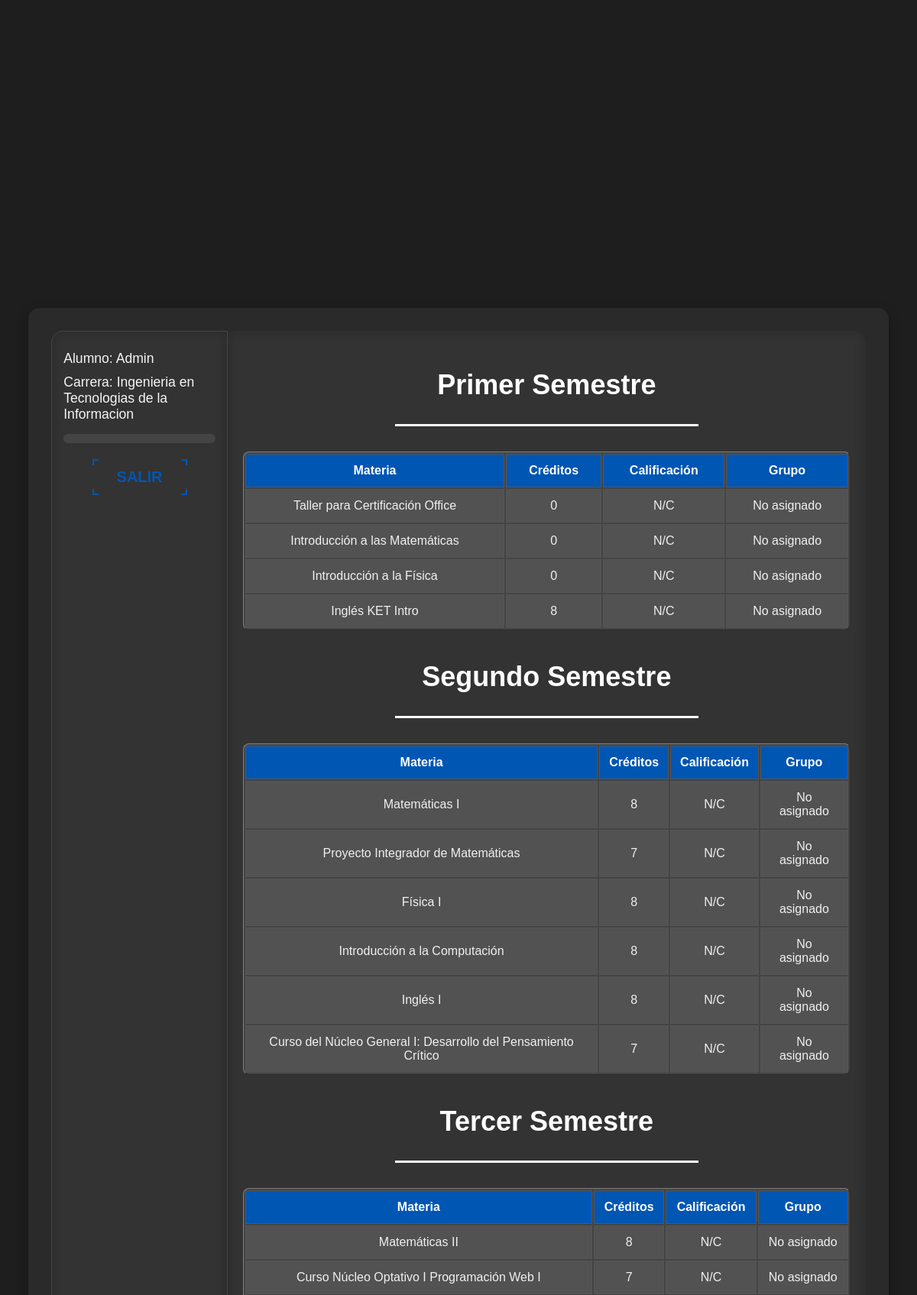
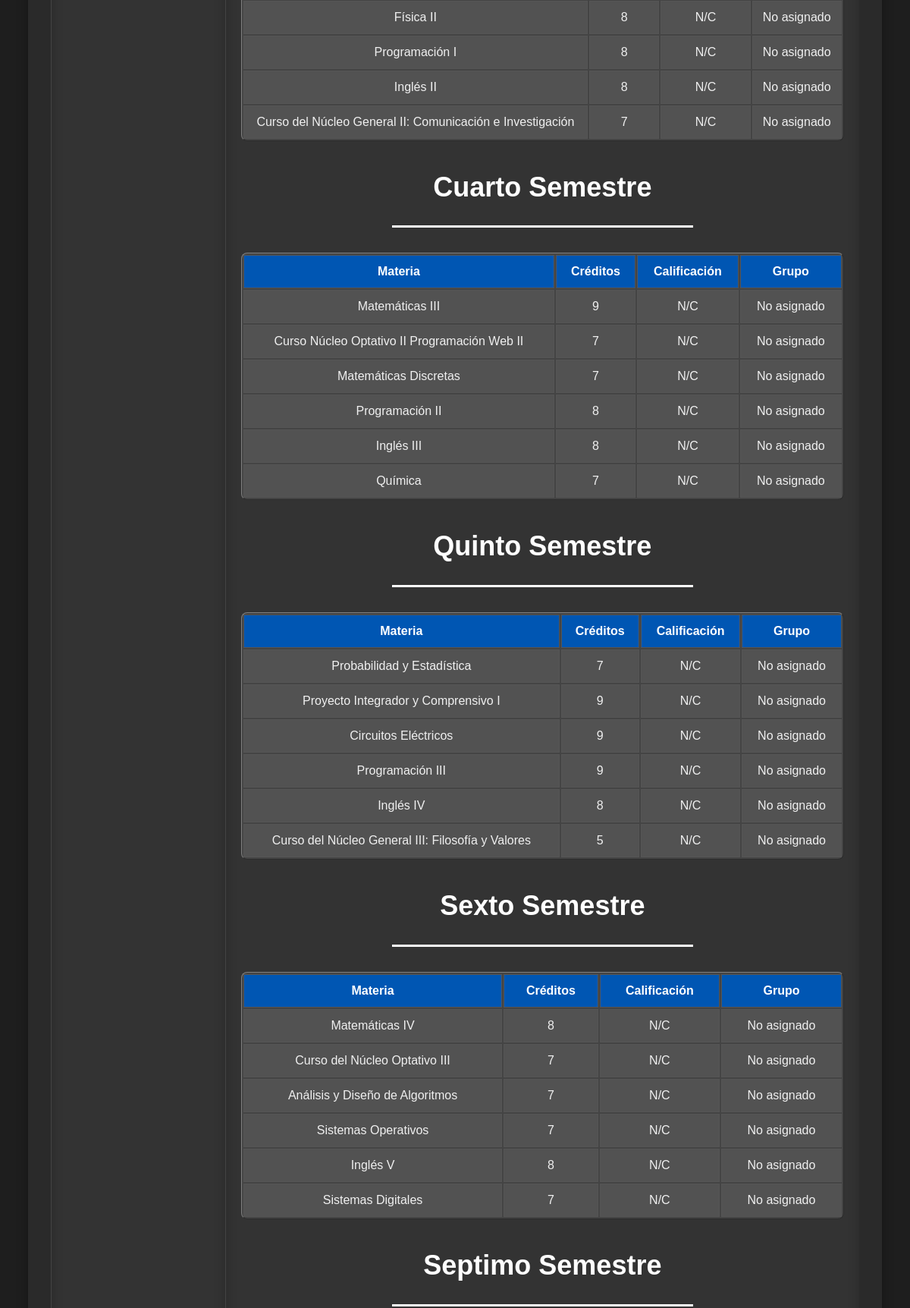
Page /cardex.php (upper part) on the committed database (2 pictures, top to bottom).
### tables this page shows
CREATE TABLE `usuarios` (
  `matricula` int(11) NOT NULL,
  `nombre_completo` text NOT NULL,
  `carrera` int(11) NOT NULL,
  `generacion` int(11) NOT NULL,
  `semestre` int(11) NOT NULL,
  `username` text NOT NULL,
  `password` text NOT NULL,
  `tipo` int(11) NOT NULL
);

CREATE TABLE `carreras` (
  `carrera` int(11) NOT NULL,
  `nombre` text NOT NULL,
  `semestres` int(11) NOT NULL
);

CREATE TABLE `materias` (
  `materia` int(11) NOT NULL,
  `nombre_materia` text NOT NULL,
  `clave_materia` text NOT NULL,
  `numero_horas` int(11) NOT NULL,
  `creditos` int(11) NOT NULL,
  `semestre` int(11) NOT NULL,
  `materia_anterior` int(11) DEFAULT NULL,
  `area` int(11) NOT NULL,
  `carrera` int(11) NOT NULL
);

### cardex.php (the view, shortened to what this page needs)
<!DOCTYPE html>
<html lang="en">
<head>
    <link rel="stylesheet" type="text/css" href="Kardex.css" />
</head>
<body>
    <div class="container">
        <div class="info">
            <?php
                $var_alumno = $_COOKIE['matri'];
                $server = 'localhost';
                $user = 'root';
                $pass = '';
                $database = 'mysql';
                $link = mysqli_connect($server, $user, $pass, $database);
                mysqli_set_charset($link, "utf8");
                $database = 't15a_proyecto';
                mysqli_select_db($link, $database);
                $cadQuery = "SELECT usuarios.nombre_completo, carreras.nombre, carreras.carrera
                    FROM usuarios
                    INNER JOIN carreras ON usuarios.carrera = carreras.carrera
                    WHERE matricula = '$var_alumno'";
                $query = mysqli_query($link, $cadQuery);
                $row = mysqli_fetch_assoc($query);
                echo "<p>Alumno: " . $row['nombre_completo'] . "</p>";
                echo "<p>Carrera: " .$row['nombre'] . "</p>";
                echo "<hr>";
                echo '<button><a href="Menu.php"><span>Salir</span></a></button>';
            ?>
        </div>
        <div class="tablas">
            <?php
            for ($i = 0; $i < 10; $i++) {
                switch ($i) {
                    case 0:
                        echo "<div class='sm'><h2>Primer Semestre</h2></div>";
                        break;
                    case 1:
                        echo "<div class='sm'><h2>Segundo Semestre</h2></div>";
                        break;
                    case 2:
                        echo "<div class='sm'><h2>Tercer Semestre</h2></div>";
                        break;
                    case 3:
                        echo "<div class='sm'><h2>Cuarto Semestre</h2></div>";
                        break;
                    case 4:
                        echo "<div class='sm'><h2>Quinto Semestre</h2></div>";
                        break;
                    case 5:
                        echo "<div class='sm'><h2>Sexto Semestre</h2></div>";
                        break;
                    case 6:
                        echo "<div class='sm'><h2>Septimo Semestre</h2></div>";
                        break;
                    case 7:
                        echo "<div class='sm'><h2>Octavo Semestre</h2></div>";
                        break;
                    case 8:
                        echo "<div class='sm'><h2>Noveno Semestre</h2></div>";
                        break;
                }
                echo "<br><table border='1'>
                    <tr>
                        <th>Materia</th>
                        <th>Créditos</th>
                        <th>Calificación</th>
                        <th>Grupo</th>
                    </tr>";
                $pull_materias = "SELECT nombre_materia, creditos, materia FROM materias WHERE semestre = $i AND carrera = '" . $row['carrera'] . "'";
                $result = mysqli_query($link, $pull_materias);
                if ($result && mysqli_num_rows($result) > 0) {
                    while ($fila = mysqli_fetch_assoc($result)) {
                        $final = "N/C";
                        $clave_grupo = "No asignado";
                        echo "<tr>
                                 <td>" . htmlspecialchars($fila["nombre_materia"],ENT_QUOTES, 'UTF-8'). "</td>
                                <td>" . $fila["creditos"] . "</td>
                                <td>" . $final . "</td>
                                <td>" . $clave_grupo . "</td>
                            </tr>";
                    }
                }
                echo "</table>";
            }
            ?>
        </div>
    </div>
</body>
</html>

### Kardex.css (style rules this page uses)
body { background-color: #1e1e1e; height: 100vh; display: flex; justify-content: center; align-items: center; color: #e0e0e0; font-family: "Anek Malayalam", sans-serif; font-optical-sizing: auto; font-weight: 400; font-style: normal; font-variation-settings: "wdth" 100; }
.container { background-color: #2a2a2a; display: flex; gap: 0px; padding: 30px; border-radius: 15px; width: 90%; max-height: 85vh; box-shadow: 0 5px 15px rgba(0, 0, 0, 0.3); }
.info { flex: 1; padding: 15px; border: 1px solid #444; border-radius: 15px 0 0 15px; background-color: #333; width: 30%; box-shadow: inset 0 0 15px rgba(0, 0, 0, 0.2); color: #f5f5f5; }
.info p { margin: 10px 0; font-size: 1.1em; }
.info > hr { padding: 5px; border-radius: 10px; background-color: #444; margin: 15px 0; border: none; height: 2px; }
a { position: relative; display: inline-block; padding: 10px 30px; border: 2px solid #0056b3; text-transform: uppercase; color: #0056b3; text-decoration: none; font-weight: 600; font-size: 20px; }
a::before { content: ''; position: absolute; top: 6px; left: -2px; width: calc(100% + 4px); height: calc(100% - 12px); background-color: #333; transition: 0.3s ease-in-out; transform: scaleY(1); }
a::after { content: ''; position: absolute; left: 6px; top: -2px; height: calc(100% + 4px); width: calc(100% - 12px); background-color: #333; transition: 0.3s ease-in-out; transform: scaleX(1); transition-delay: 0.5s; }
a span { position: relative; z-index: 3; }
button { display: block; margin: 20px auto; background-color: none; text-decoration: none; background-color: #333; border: none; }
.tablas { flex: 4; padding: 20px; overflow-x: auto; background-color: #333; border-radius: 0 15px 15px 0; box-shadow: inset 0 0 15px rgba(0, 0, 0, 0.2); }
table { width: 100%; margin-top: 5px; margin-bottom: 40px; background-color: #444; border-radius: 8px; overflow: hidden; text-align: center; }
th, td { padding: 12px; border: 1px solid #555; transition: background-color 0.3s; }
td { background-color: #525252; color: #f0f0f0; }
th { background-color: #0056b3; color: #ffffff; text-align: center; }
.sm { text-align: center; color: white; font-size: 1.5em; margin-top: 15px; }
.sm:after { content: ''; display: block; width: 50%; margin: 10px auto; border-bottom: 3px solid white; }

### rows in the picture
usuarios: nombre_completo "Admin", carrera.nombre "Ingenieria en Tecnologias de la Informacion"
materias: nombre_materia "Taller para Certificación Office", creditos "0", final "N/C", clave_grupo "No asignado"
materias: nombre_materia "Introducción a las Matemáticas", creditos "0", final "N/C", clave_grupo "No asignado"
materias: nombre_materia "Introducción a la Física", creditos "0", final "N/C", clave_grupo "No asignado"
materias: nombre_materia "Inglés KET Intro", creditos "8", final "N/C", clave_grupo "No asignado"
materias: nombre_materia "Matemáticas I", creditos "8", final "N/C", clave_grupo "No asignado"
materias: nombre_materia "Proyecto Integrador de Matemáticas", creditos "7", final "N/C", clave_grupo "No asignado"
materias: nombre_materia "Física I", creditos "8", final "N/C", clave_grupo "No asignado"
materias: nombre_materia "Introducción a la Computación", creditos "8", final "N/C", clave_grupo "No asignado"
materias: nombre_materia "Inglés I", creditos "8", final "N/C", clave_grupo "No asignado"
materias: nombre_materia "Curso del Núcleo General I: Desarrollo del Pensamiento Crítico", creditos "7", final "N/C", clave_grupo "No asignado"
materias: nombre_materia "Matemáticas II", creditos "8", final "N/C", clave_grupo "No asignado"
materias: nombre_materia "Curso Núcleo Optativo I Programación Web I", creditos "7", final "N/C", clave_grupo "No asignado"
materias: nombre_materia "Física II", creditos "8", final "N/C", clave_grupo "No asignado"
materias: nombre_materia "Programación I", creditos "8", final "N/C", clave_grupo "No asignado"
materias: nombre_materia "Inglés II", creditos "8", final "N/C", clave_grupo "No asignado"
materias: nombre_materia "Curso del Núcleo General II: Comunicación e Investigación", creditos "7", final "N/C", clave_grupo "No asignado"
materias: nombre_materia "Matemáticas III", creditos "9", final "N/C", clave_grupo "No asignado"
materias: nombre_materia "Curso Núcleo Optativo II Programación Web II", creditos "7", final "N/C", clave_grupo "No asignado"
materias: nombre_materia "Matemáticas Discretas", creditos "7", final "N/C", clave_grupo "No asignado"
materias: nombre_materia "Programación II", creditos "8", final "N/C", clave_grupo "No asignado"
materias: nombre_materia "Inglés III", creditos "8", final "N/C", clave_grupo "No asignado"
materias: nombre_materia "Química", creditos "7", final "N/C", clave_grupo "No asignado"
materias: nombre_materia "Probabilidad y Estadística", creditos "7", final "N/C", clave_grupo "No asignado"
materias: nombre_materia "Proyecto Integrador y Comprensivo I", creditos "9", final "N/C", clave_grupo "No asignado"
materias: nombre_materia "Circuitos Eléctricos", creditos "9", final "N/C", clave_grupo "No asignado"
materias: nombre_materia "Programación III", creditos "9", final "N/C", clave_grupo "No asignado"
materias: nombre_materia "Inglés IV", creditos "8", final "N/C", clave_grupo "No asignado"
materias: nombre_materia "Curso del Núcleo General III: Filosofía y Valores", creditos "5", final "N/C", clave_grupo "No asignado"
materias: nombre_materia "Matemáticas IV", creditos "8", final "N/C", clave_grupo "No asignado"
materias: nombre_materia "Curso del Núcleo Optativo III", creditos "7", final "N/C", clave_grupo "No asignado"
materias: nombre_materia "Análisis y Diseño de Algoritmos", creditos "7", final "N/C", clave_grupo "No asignado"
materias: nombre_materia "Sistemas Operativos", creditos "7", final "N/C", clave_grupo "No asignado"
materias: nombre_materia "Inglés V", creditos "8", final "N/C", clave_grupo "No asignado"
materias: nombre_materia "Sistemas Digitales", creditos "7", final "N/C", clave_grupo "No asignado"
